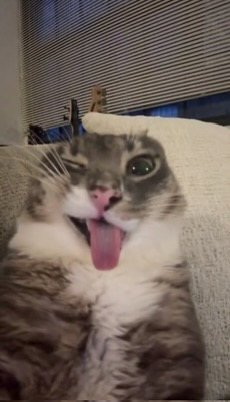
//> input picture Lab1/IMG_4256.PNG, 230 x 402 px
$ ./1   (built with g++ and OpenCV 4)
//> lines starting //> are read from the running program, lines starting //| are printed output that depends on the picture
#include <opencv2/opencv.hpp>
#include <iostream>

using namespace cv;
using namespace std;

int main()
{
    Mat image = imread("C:/Users/user/Desktop/IMG_4256.PNG");
//> image is the input picture: 402 rows x 230 cols, CV_8UC3; mean B, G, R 91.3, 99.9, 113.5

    if (image.empty())
    {
        cout << "Ошибка открытия файла" << endl;
        return -1;
    }

    imshow("Original", image);

    // Изменение размера
    Mat img_resized;
    resize(image, img_resized, Size(), 0.5, 0.5);
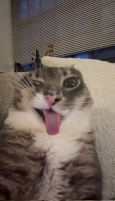
//> img_resized: 201 rows x 115 cols, CV_8UC3; mean B, G, R 91.4, 100.1, 113.6
    imshow("Razmer", img_resized);

    // Поворот
    Mat img_rotated;
    Point2f center(image.cols / 2.0, image.rows / 2.0);
//> center = Point(115, 201)
    Mat rot = getRotationMatrix2D(center, 45, 1.0);
    warpAffine(image, img_rotated, rot, image.size());
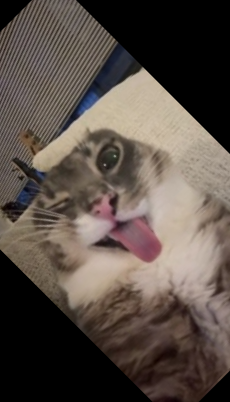
//> img_rotated: 402 rows x 230 cols, CV_8UC3; mean B, G, R 71.4, 78.7, 89.4
    imshow("Povorot", img_rotated);

    // Серое
    Mat img_gray;
    cvtColor(image, img_gray, COLOR_BGR2GRAY);
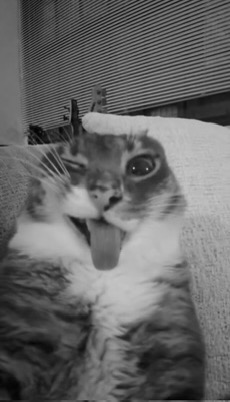
//> img_gray: 402 rows x 230 cols, CV_8UC1; min 2, max 197, mean 103
    imshow("Gray", img_gray);

    // Поворот 90
    Mat img_rot90;
    rotate(image, img_rot90, ROTATE_90_CLOCKWISE);
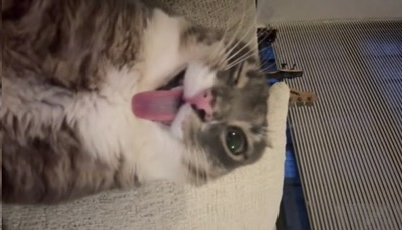
//> img_rot90: 230 rows x 402 cols, CV_8UC3; mean B, G, R 91.3, 99.9, 113.5
    imshow("Povorot90", img_rot90);

    // Размытие
    Mat img_blur;
    GaussianBlur(image, img_blur, Size(15, 15), 0);
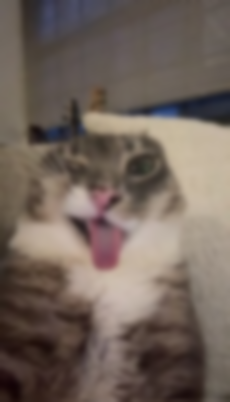
//> img_blur: 402 rows x 230 cols, CV_8UC3; mean B, G, R 91.3, 99.9, 113.5
    imshow("Blur", img_blur);

    waitKey(0);
    destroyAllWindows();

    return 0;
}

$ run again, with Lab1/1.PNG copied over Lab1/IMG_4256.PNG
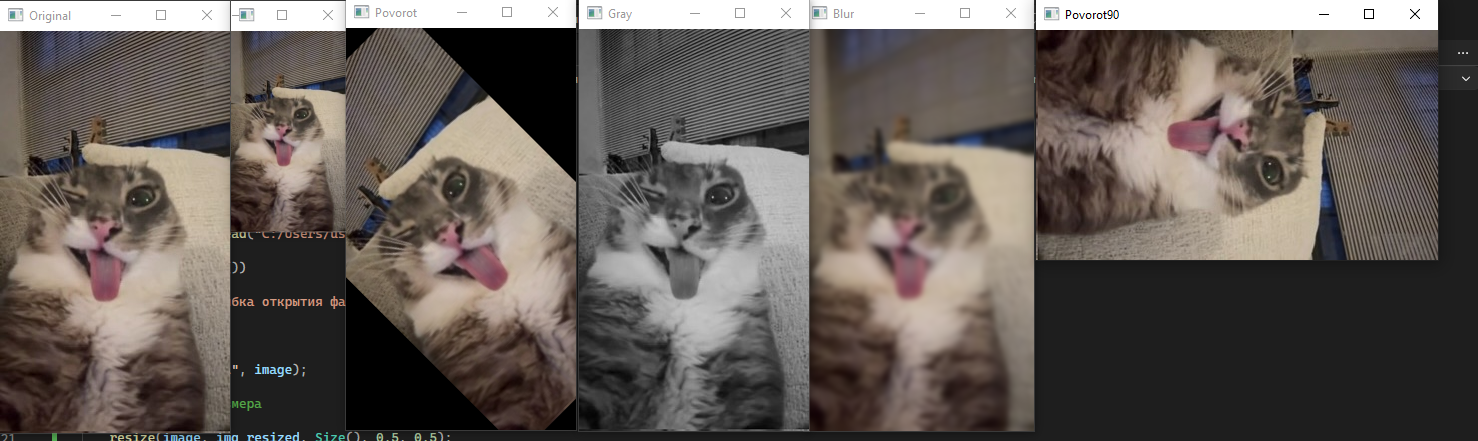
//> input picture Lab1/1.PNG, 1478 x 441 px
//> image is the input picture: 441 rows x 1478 cols, CV_8UC3; mean B, G, R 88.9, 93.9, 101.5
//> `rotate(image, img_rot90, ROTATE_90_CLOCKWISE);`:
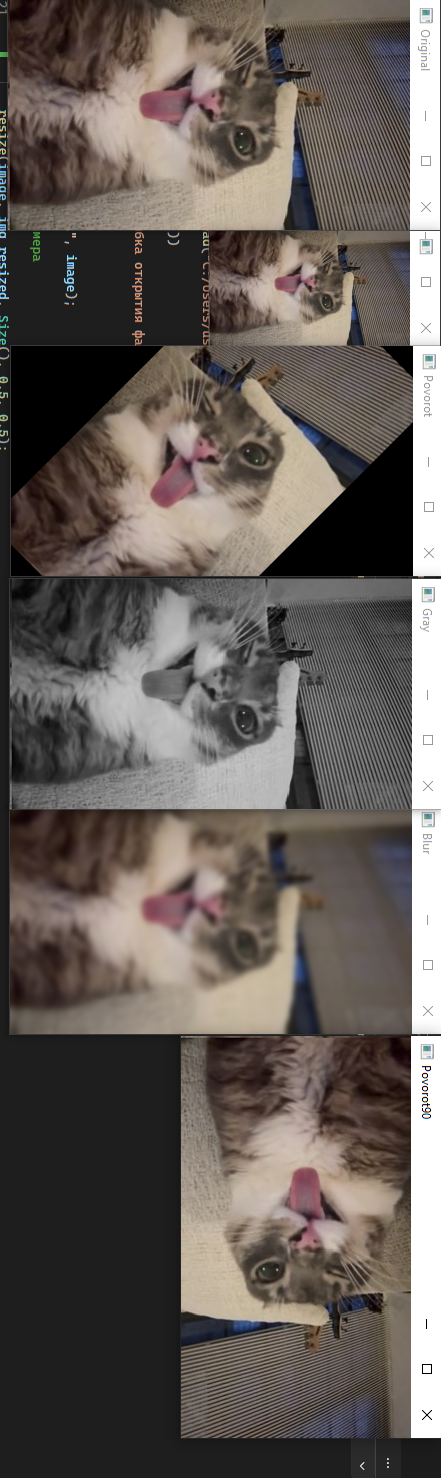
//> img_rot90: 1478 rows x 441 cols, CV_8UC3; mean B, G, R 88.9, 93.9, 101.5
//> `GaussianBlur(image, img_blur, Size(15, 15), 0);`:
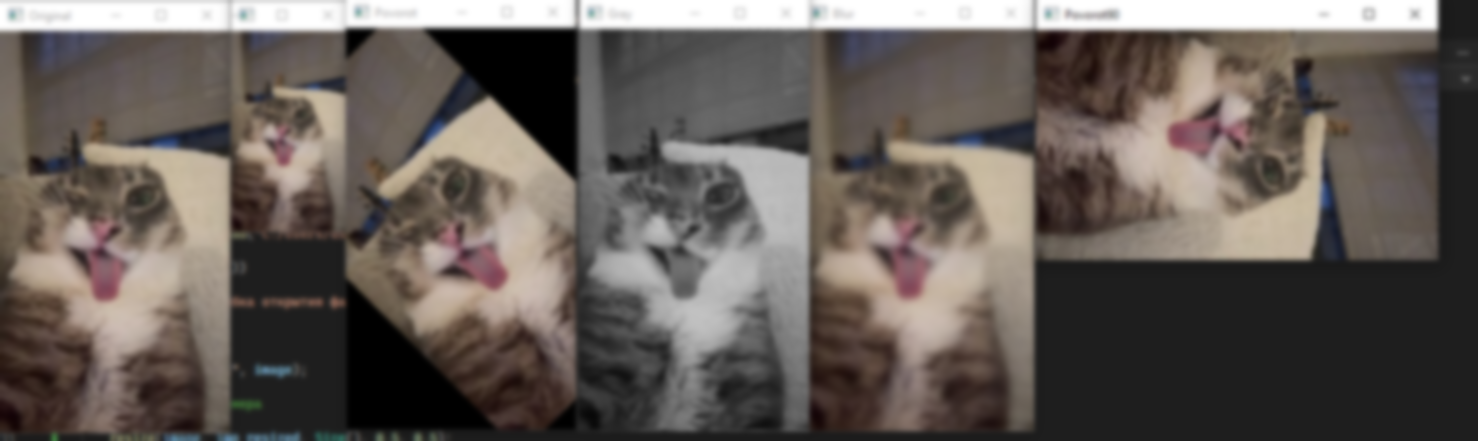
//> img_blur: 441 rows x 1478 cols, CV_8UC3; mean B, G, R 88.9, 93.9, 101.6
